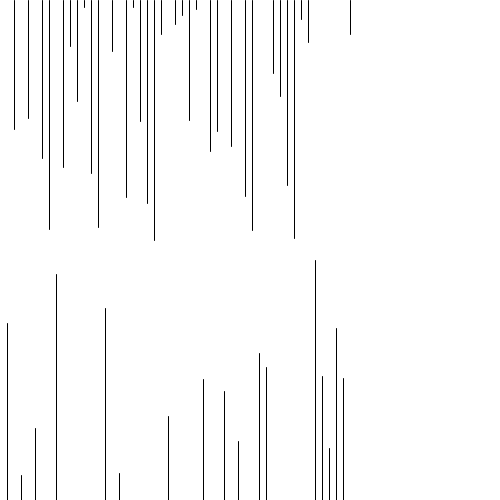
Frame 1 (no input)
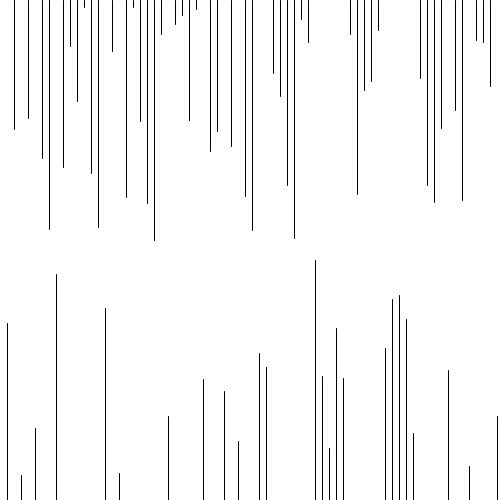
Frame 60 (the mouse pressed at the canvas centre just before this capture)
Frame 120 (the mouse held since frame 60 and released just before this capture): identical to frame 60, image omitted

The Processing sketch that drew these frames (run headless with seeded random() and noise(); from frame 60 on, the mouse is pressed at the canvas centre):

// Processing sketch: Exercise9
// ── Exercise9.pde
/***********************************************
 Exercise 9 - Using array to draw rectangles    
 Written by Koby W. April 30, 2018
 
 The program gets the coordinates of 50 randomly generated points, if that point is closer to the top of the screen, the program will draw a line to the top.
 If the point is closer to the bottom, the program will draw a line to the bottom.
 ***********************************************/

float[] yPos = new float[50];
float xPos;

void setup() {
  size(500, 500); 
  background(255);
}

void draw() {
  for (int i = 0; i < yPos.length; i++) {

    yPos[i] = random(500);      //generates random y values
    xPos += 7;                  //spacing in between lines    

    if (yPos[i] >= 250) {
      line(xPos, 500, xPos, yPos[i]); //draws lines to points above half of the screen
    } else if (yPos[i] < 250) {
      line(xPos, 0, xPos, yPos[i]);   //draws lines to points below half of the screen
    }
  }
}
